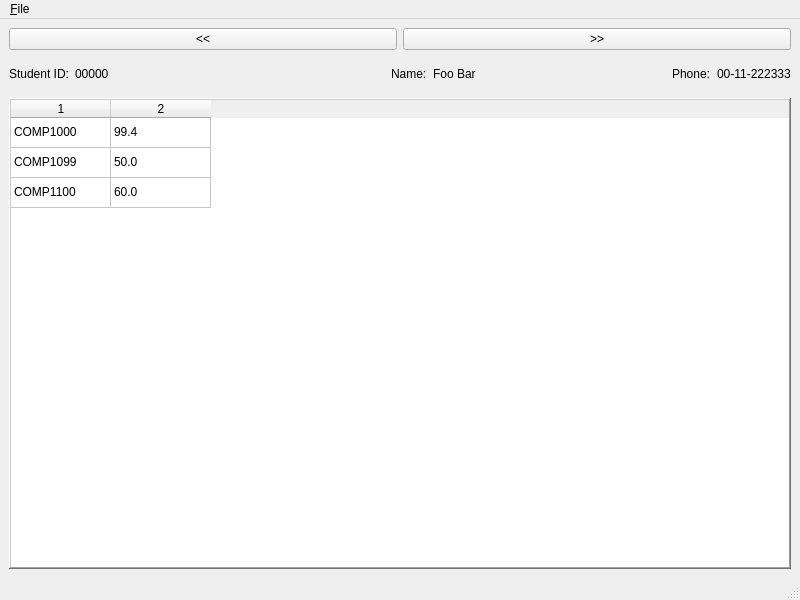
<?xml version="1.0" encoding="UTF-8"?>
<ui version="4.0">
 <class>MainWindow</class>
 <widget class="QMainWindow" name="MainWindow">
  <property name="geometry">
   <rect>
    <x>0</x>
    <y>0</y>
    <width>800</width>
    <height>600</height>
   </rect>
  </property>
  <property name="windowTitle">
   <string>MainWindow</string>
  </property>
  <widget class="QWidget" name="centralwidget">
   <layout class="QVBoxLayout" name="verticalLayout">
    <item>
     <layout class="QHBoxLayout" name="horizontalLayout">
      <item>
       <widget class="QPushButton" name="buttonPrev">
        <property name="text">
         <string>&lt;&lt;</string>
        </property>
       </widget>
      </item>
      <item>
       <widget class="QPushButton" name="buttonNext">
        <property name="text">
         <string>&gt;&gt;</string>
        </property>
       </widget>
      </item>
     </layout>
    </item>
    <item>
     <layout class="QHBoxLayout" name="horizontalLayout_5" stretch="0,0,0,0">
      <property name="topMargin">
       <number>8</number>
      </property>
      <property name="bottomMargin">
       <number>8</number>
      </property>
      <item>
       <layout class="QHBoxLayout" name="horizontalLayout_2">
        <item>
         <widget class="QLabel" name="label">
          <property name="text">
           <string>Student ID:</string>
          </property>
         </widget>
        </item>
        <item>
         <widget class="QLabel" name="labelSID">
          <property name="text">
           <string>00000</string>
          </property>
         </widget>
        </item>
       </layout>
      </item>
      <item>
       <spacer name="horizontalSpacer">
        <property name="orientation">
         <enum>Qt::Horizontal</enum>
        </property>
        <property name="sizeHint" stdset="0">
         <size>
          <width>40</width>
          <height>20</height>
         </size>
        </property>
       </spacer>
      </item>
      <item>
       <layout class="QHBoxLayout" name="horizontalLayout_3">
        <item>
         <widget class="QLabel" name="label_3">
          <property name="text">
           <string>Name:</string>
          </property>
         </widget>
        </item>
        <item>
         <widget class="QLabel" name="labelNAME">
          <property name="text">
           <string>Foo Bar</string>
          </property>
         </widget>
        </item>
        <item>
         <spacer name="horizontalSpacer_2">
          <property name="orientation">
           <enum>Qt::Horizontal</enum>
          </property>
          <property name="sizeHint" stdset="0">
           <size>
            <width>40</width>
            <height>20</height>
           </size>
          </property>
         </spacer>
        </item>
       </layout>
      </item>
      <item>
       <layout class="QHBoxLayout" name="horizontalLayout_4">
        <item>
         <widget class="QLabel" name="label_2">
          <property name="text">
           <string>Phone:</string>
          </property>
         </widget>
        </item>
        <item>
         <widget class="QLabel" name="labelPHONE">
          <property name="text">
           <string>00-11-222333</string>
          </property>
         </widget>
        </item>
       </layout>
      </item>
     </layout>
    </item>
    <item>
     <widget class="QTableWidget" name="tableWidget">
      <property name="frameShape">
       <enum>QFrame::WinPanel</enum>
      </property>
      <property name="frameShadow">
       <enum>QFrame::Raised</enum>
      </property>
      <property name="lineWidth">
       <number>1</number>
      </property>
      <property name="midLineWidth">
       <number>1</number>
      </property>
      <property name="rowCount">
       <number>3</number>
      </property>
      <property name="columnCount">
       <number>2</number>
      </property>
      <attribute name="horizontalHeaderVisible">
       <bool>true</bool>
      </attribute>
      <attribute name="horizontalHeaderStretchLastSection">
       <bool>false</bool>
      </attribute>
      <attribute name="verticalHeaderVisible">
       <bool>false</bool>
      </attribute>
      <row/>
      <row/>
      <row/>
      <column/>
      <column/>
      <item row="0" column="0">
       <property name="text">
        <string>COMP1000</string>
       </property>
      </item>
      <item row="0" column="1">
       <property name="text">
        <string>99.4</string>
       </property>
      </item>
      <item row="1" column="0">
       <property name="text">
        <string>COMP1099</string>
       </property>
      </item>
      <item row="1" column="1">
       <property name="text">
        <string>50.0</string>
       </property>
      </item>
      <item row="2" column="0">
       <property name="text">
        <string>COMP1100</string>
       </property>
      </item>
      <item row="2" column="1">
       <property name="text">
        <string>60.0</string>
       </property>
      </item>
     </widget>
    </item>
   </layout>
  </widget>
  <widget class="QMenuBar" name="menubar">
   <property name="geometry">
    <rect>
     <x>0</x>
     <y>0</y>
     <width>800</width>
     <height>25</height>
    </rect>
   </property>
   <widget class="QMenu" name="menu_File">
    <property name="title">
     <string>&amp;File</string>
    </property>
    <addaction name="action_Open_Database"/>
    <addaction name="action_Save"/>
    <addaction name="action_Close"/>
    <addaction name="separator"/>
    <addaction name="actionE_xit"/>
   </widget>
   <addaction name="menu_File"/>
  </widget>
  <widget class="QStatusBar" name="statusbar"/>
  <action name="action_Open_Database">
   <property name="text">
    <string>&amp;Open Database</string>
   </property>
  </action>
  <action name="action_Close">
   <property name="text">
    <string>&amp;Close</string>
   </property>
  </action>
  <action name="action">
   <property name="text">
    <string>---</string>
   </property>
  </action>
  <action name="actionE_xit">
   <property name="text">
    <string>E&amp;xit</string>
   </property>
  </action>
  <action name="action_Save">
   <property name="text">
    <string>&amp;Save</string>
   </property>
  </action>
 </widget>
 <resources/>
 <connections/>
</ui>
